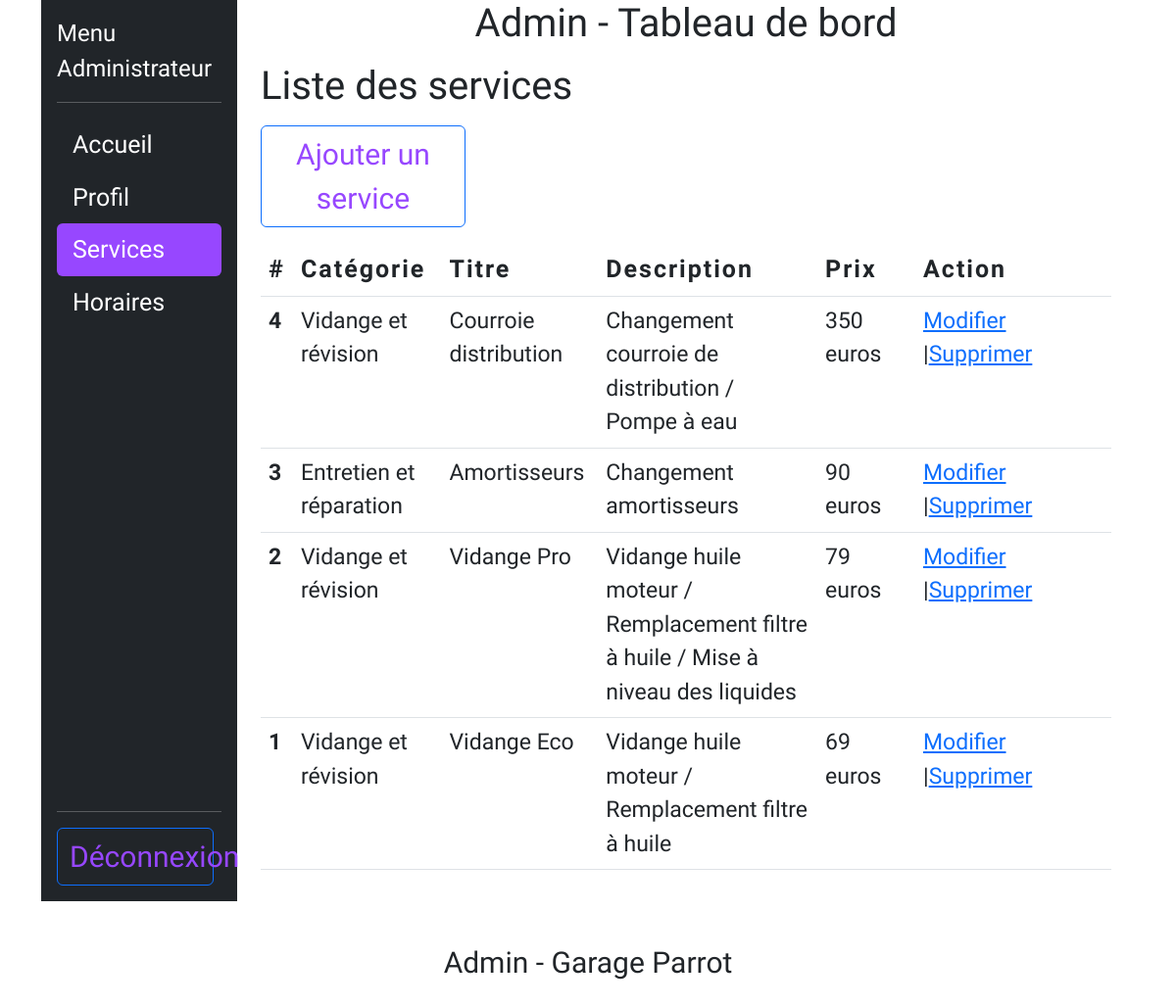
Screenshot of /admin/services.php (signed in) with the database file from the repository.
### tables this page shows
CREATE TABLE `services` (
    id INT PRIMARY KEY NOT NULL AUTO_INCREMENT,
    category VARCHAR(255) NOT NULL,
    title VARCHAR(255) NOT NULL,
    description TEXT NOT NULL,
    price INT NOT NULL,
    id_users INT REFERENCES users(id)
);

### library/service.php (called while the page is built, shortened)
<?php
function getServices(PDO $pdo, int $limit = null, int $page = null ):array|bool
{
    $sql = "SELECT * FROM services ORDER BY id DESC";
    if ($limit && $page) {
        $sql .= " LIMIT :offset, :limit";
    }
    $query = $pdo->prepare($sql);
    if ($limit) {
        $query->bindValue(":limit", $limit, PDO::PARAM_INT);
    }
    if ($page) {
        $offset = ($page -1) * $limit;
        $query->bindValue(":offset", $offset, PDO::PARAM_INT);
    }
    $query->execute();
    $result = $query->fetchAll(PDO::FETCH_ASSOC);
    return $result;
}

### admin/services.php (the view, shortened to what this page needs)
<?php
    require_once('templates/header.php');
    require_once('../library/pdo.php');
    require_once('../library/service.php');
    if (isset($_GET['$page'])) {
        $page = (int)$_GET['page'];
    } else {
        $page = 1;
    }
    $services = getServices($pdo, _ADMIN_SERVICES_PER_PAGE_, $page);
?>
<h1 class="py-2">Liste des services</h1>
<div class="col-md-3 mb-3">
    <button type="button" class="btn btn-outline-primary me-2" onclick="window.location.href = 'ajout_service.php';">Ajouter un service</button>
</div>
<table class="table">
    <thead>
        <tr class="text-services">
            <th scope="col">#</th>
            <th scope="col">Catégorie</th>
            <th scope="col">Titre</th>
            <th scope="col">Description</th>
            <th scope="col" style="width: 100px;">Prix</th>
            <th scope="col" style="width: 200px;">Action</th>
        </tr>
    </thead>
    <tbody class="table-service">
        <?php foreach ($services as $service) { ?>
            <tr>
                <th scope="row"><?=$service['id']; ?></th>
                    <td><?=$service['category']; ?></td>
                    <td><?=$service['title']; ?></td>
                    <td><?=$service['description']; ?></td>
                    <td><?=$service['price']; ?> euros</td>
                    <td><a href="ajout_service.php?id=<?=$service['id']; ?>">Modifier</a>
                        |<a href="delete_service.php?id=<?=$service['id']; ?> onclick="return confirm('Êtes-vous sûr de vouloir supprimer ce service ?')">Supprimer</a></td>
            </tr>
        <?php } ?>
    </tbody>
</table>
<nav aria-label="Page navigation example">
</nav>
<?php
require_once('templates/footer.php');
?>

### assets/css/style.css (style rules this page uses)
body { font-family: 'Cookie', cursive; font-size: 20px; }
header, footer, .btn, .lead, .mark-model-car, legend, .p-occas-detail { font-size: 30px; }
.menu-admin, .formUser, .link_comment, .horaires, .comment, .form_comment, .form-text, .text-services, .form_service, .form-occasion, .list-cat, .list-cars, .list-days, .list-hours, .list-note, .form-contact { font-size: 25px; }
.table-service, .table-comment { font-size: 23px; }
.text-services, .text-comments { letter-spacing: 2px; }

### rows the page displays
services: id "4", category "Vidange et révision", title "Courroie distribution", description "Changement courroie de distribution / Pompe à eau", price "350"
services: id "3", category "Entretien et réparation", title "Amortisseurs", description "Changement amortisseurs", price "90"
services: id "2", category "Vidange et révision", title "Vidange Pro", description "Vidange huile moteur / Remplacement filtre à huile / Mise à niveau des liquides", price "79"
services: id "1", category "Vidange et révision", title "Vidange Eco", description "Vidange huile moteur / Remplacement filtre à huile", price "69"

### other values shown
$value "Accueil"
$value "Profil"
$value "Services"
$value "Horaires"
